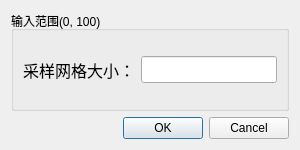
<?xml version="1.0" encoding="UTF-8"?>
<ui version="4.0">
 <class>Filter_Voxel</class>
 <widget class="QDialog" name="Filter_Voxel">
  <property name="geometry">
   <rect>
    <x>0</x>
    <y>0</y>
    <width>300</width>
    <height>150</height>
   </rect>
  </property>
  <property name="minimumSize">
   <size>
    <width>300</width>
    <height>150</height>
   </size>
  </property>
  <property name="maximumSize">
   <size>
    <width>300</width>
    <height>150</height>
   </size>
  </property>
  <property name="windowTitle">
   <string>Dialog</string>
  </property>
  <layout class="QVBoxLayout" name="verticalLayout">
   <item>
    <widget class="QGroupBox" name="groupBox">
     <property name="title">
      <string>输入范围(0, 100)</string>
     </property>
     <layout class="QHBoxLayout" name="horizontalLayout">
      <item>
       <widget class="QLabel" name="label">
        <property name="font">
         <font>
          <pointsize>12</pointsize>
         </font>
        </property>
        <property name="text">
         <string>采样网格大小：</string>
        </property>
       </widget>
      </item>
      <item>
       <widget class="QLineEdit" name="lineEdit">
        <property name="font">
         <font>
          <pointsize>12</pointsize>
         </font>
        </property>
       </widget>
      </item>
     </layout>
    </widget>
   </item>
   <item>
    <widget class="QDialogButtonBox" name="buttonBox">
     <property name="orientation">
      <enum>Qt::Horizontal</enum>
     </property>
     <property name="standardButtons">
      <set>QDialogButtonBox::Cancel|QDialogButtonBox::Ok</set>
     </property>
    </widget>
   </item>
  </layout>
 </widget>
 <resources/>
 <connections>
  <connection>
   <sender>buttonBox</sender>
   <signal>accepted()</signal>
   <receiver>Filter_Voxel</receiver>
   <slot>accept()</slot>
   <hints>
    <hint type="sourcelabel">
     <x>227</x>
     <y>132</y>
    </hint>
    <hint type="destinationlabel">
     <x>157</x>
     <y>149</y>
    </hint>
   </hints>
  </connection>
  <connection>
   <sender>buttonBox</sender>
   <signal>rejected()</signal>
   <receiver>Filter_Voxel</receiver>
   <slot>reject()</slot>
   <hints>
    <hint type="sourcelabel">
     <x>290</x>
     <y>138</y>
    </hint>
    <hint type="destinationlabel">
     <x>286</x>
     <y>149</y>
    </hint>
   </hints>
  </connection>
 </connections>
</ui>
